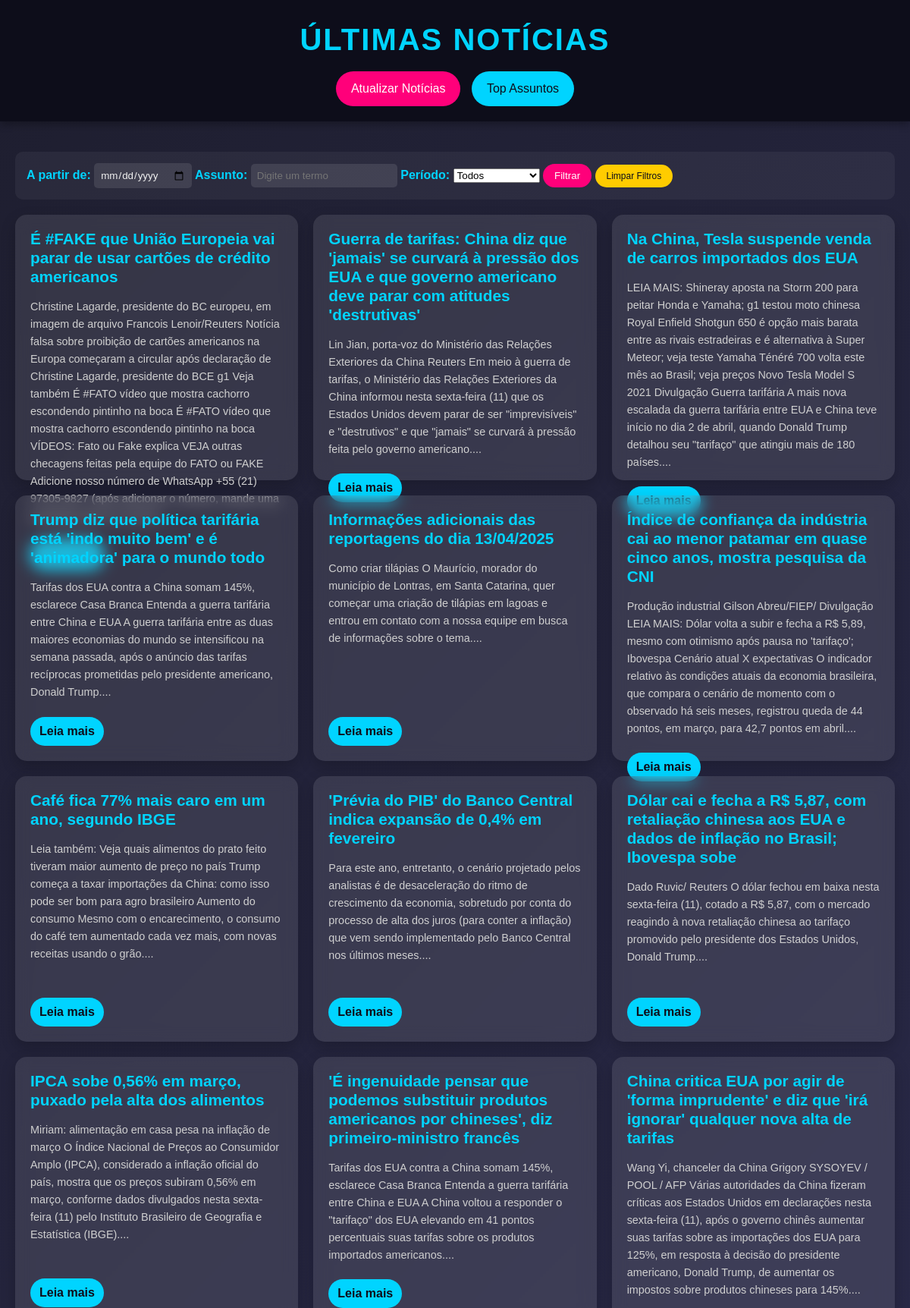
/?page=3 (upper part), run on the app's committed database.
### app/models.py (models this page shows)
class Noticia(db.Model):
    __tablename__ = 'Noticia'
    id = db.Column(db.Integer, primary_key=True)
    titulo = db.Column(db.String(200), nullable=False)
    conteudo = db.Column(db.Text, nullable=False)
    url = db.Column(db.String(500), unique=True, nullable=False)
    data_publicacao = db.Column(db.DateTime, nullable=False)
    resumo = db.Column(db.Text)

### app/routes.py (the view)
@bp.route('/', methods=['GET'])
def index():
    data_filtro = request.args.get('data', None)
    assunto_filtro = request.args.get('assunto', None)
    periodo = request.args.get('periodo', None)
    page = request.args.get('page', default=1, type=int)  # Pega a página da URL
    noticias_paginadas = filtrar_noticias(data_filtro, assunto_filtro, periodo, page=page, per_page=15)
    return render_template('index.html', noticias=noticias_paginadas.items, pagination=noticias_paginadas)

### app/repository.py (called while the page is built, shortened)
def filtrar_noticias(data_filtro=None, assunto_filtro=None, periodo=None, page=1, per_page=10):
    query = Noticia.query
    if data_filtro:
        try:
            data = datetime.strptime(data_filtro, '%Y-%m-%d')
            query = query.filter(db.func.date(Noticia.data_publicacao) >= data.date())
        except ValueError:
            pass
    if periodo == 'semana':
        data_inicio = datetime.now() - timedelta(days=7)
        query = query.filter(Noticia.data_publicacao >= data_inicio)
    elif periodo == 'mes':
        data_inicio = datetime.now() - timedelta(days=30)
        query = query.filter(Noticia.data_publicacao >= data_inicio)
    return query.order_by(Noticia.data_publicacao.desc()).paginate(page=page, per_page=per_page)

### app/templates/index.html (shortened to what this page needs)
<!DOCTYPE html>
<html lang="pt-br">
<head>
    <link rel="stylesheet" href="{{ url_for('static', filename='styles.css') }}">
</head>
<body>
    <header>
        <h1>Últimas Notícias</h1>
        <a href="/atualizar" class="btn-atualizar">Atualizar Notícias</a>
        <a href="/dashboard" class="btn-dashboard">Top Assuntos</a>
    </header>
        <main>
        <section class="filtro-container">
            <form method="GET" action="/">
                <label for="data">A partir de:</label>
                <input type="date" id="data" name="data">
                <label for="assunto">Assunto:</label>
                <input type="text" id="assunto" name="assunto" placeholder="Digite um termo">
                <label for="periodo">Período:</label>
                <select id="periodo" name="periodo">
                    <option value="">Todos</option>
                </select>
                <button type="submit" class="btn-filtrar">Filtrar</button>
                <a href="/" class="btn-limpar">Limpar Filtros</a>
            </form>
        </section>
        <section class="noticias-container">
            {% for noticia in noticias %}
                <article class="noticia-card">
                    <h2>{{ noticia.titulo }}</h2>
                    <p>{{ noticia.resumo or noticia.conteudo[:200] }}...</p>
                    <a class="btn-leia-mais" href="{{ url_for('main.noticia_detalhe', id=noticia.id) }}">Leia mais</a>
                </article>
            {% endfor %}
        </section>
    </main>
</body>
</html>

### app/static/styles.css (style rules this page uses)
* { margin: 0; padding: 0; box-sizing: border-box; font-family: 'Arial', sans-serif; }
body { background: linear-gradient(135deg, #1e1e2f 0%, #2a2a4a 100%); color: #f0f0f0; line-height: 1.6; min-height: 100vh; display: flex; flex-direction: column; }
header { background: #0d0d1a; padding: 20px; text-align: center; box-shadow: 0 4px 10px rgba(0, 0, 0, 0.3); }
header h1 { font-size: 2.5em; color: #00d4ff; text-transform: uppercase; letter-spacing: 2px; }
.btn-atualizar, .btn-voltar { display: inline-block; margin-top: 10px; padding: 10px 20px; background: #ff007a; color: #fff; text-decoration: none; border-radius: 25px; transition: transform 0.3s, background 0.3s; }
main { flex: 1; padding: 20px; }
.filtro-container { max-width: 1200px; margin: 20px auto; padding: 15px; background: rgba(255, 255, 255, 0.05); border-radius: 10px; display: flex; gap: 15px; align-items: center; }
.filtro-container label { color: #00d4ff; font-weight: bold; }
.filtro-container input { padding: 8px; border: none; border-radius: 5px; background: rgba(255, 255, 255, 0.1); color: #f0f0f0; }
.btn-filtrar { padding: 8px 15px; background: #ff007a; color: #fff; border: none; border-radius: 20px; cursor: pointer; transition: background 0.3s; }
.btn-limpar { font-size: 12px; padding: 8px 15px; background: #ffcc00; color: #0d0d1a; text-decoration: none; border-radius: 20px; transition: background 0.3s; }
.noticias-container { max-width: 1200px; margin: 0 auto; display: grid; grid-template-columns: repeat(auto-fit, minmax(300px, 1fr)); gap: 20px; }
.noticia-card { background: rgba(255, 255, 255, 0.1); border-radius: 15px; padding: 20px; backdrop-filter: blur(10px); box-shadow: 0 8px 20px rgba(0, 0, 0, 0.2); transition: transform 0.3s, box-shadow 0.3s; height: 350px; display: flex; flex-direction: column; gap: 10px; }
.noticia-card h2 { font-size: 1.3em; color: #00d4ff; margin-bottom: 5px; line-height: 1.2; }
.noticia-card p { font-size: 0.9em; color: #d0d0d0; margin-bottom: 10px; flex-grow: 1; }
.btn-leia-mais { display: inline-block; padding: 6px 12px; background: #00d4ff; color: #0d0d1a; text-decoration: none; border-radius: 20px; font-weight: bold; transition: background 0.3s; align-self: flex-start; }
.btn-dashboard { display: inline-block; margin-top: 10px; margin-left: 10px; padding: 10px 20px; background: #00d4ff; color: #0d0d1a; text-decoration: none; border-radius: 25px; transition: background 0.3s; }

### data on the page
Noticia: titulo "É #FAKE que União Europeia vai parar de usar cartões de crédito americanos", resumo "Christine Lagarde, presidente do BC europeu, em imagem de arquivo Francois Lenoir/Reuters Notícia falsa sobre proibição de cartões americanos na Europa começaram a circular após declaração de Christine Lagarde, presidente do BCE g1 Veja também É #FATO vídeo que mostra cachorro escondendo pintinho na boca É #FATO vídeo que mostra cachorro escondendo pintinho na boca VÍDEOS: Fato ou Fake explica VEJA outras checagens feitas pela equipe do FATO ou FAKE Adicione nosso número de WhatsApp +55 (21) 97305-9827 (após adicionar o número, mande uma saudação para ser inscrito."
Noticia: titulo "Guerra de tarifas: China diz que 'jamais' se curvará à pressão dos EUA e que governo americano deve parar com atitudes 'destrutivas'", resumo "Lin Jian, porta-voz do Ministério das Relações Exteriores da China Reuters Em meio à guerra de tarifas, o Ministério das Relações Exteriores da China informou nesta sexta-feira (11) que os Estados Unidos devem parar de ser \"imprevisíveis\" e \"destrutivos\" e que \"jamais\" se curvará à pressão feita pelo governo americano."
Noticia: titulo "Na China, Tesla suspende venda de carros importados dos EUA", resumo "LEIA MAIS: Shineray aposta na Storm 200 para peitar Honda e Yamaha; g1 testou moto chinesa Royal Enfield Shotgun 650 é opção mais barata entre as rivais estradeiras e é alternativa à Super Meteor; veja teste Yamaha Ténéré 700 volta este mês ao Brasil; veja preços Novo Tesla Model S 2021 Divulgação Guerra tarifária A mais nova escalada da guerra tarifária entre EUA e China teve início no dia 2 de abril, quando Donald Trump detalhou seu \"tarifaço\" que atingiu mais de 180 países."
Noticia: titulo "Trump diz que política tarifária está 'indo muito bem' e é 'animadora' para o mundo todo", resumo "Tarifas dos EUA contra a China somam 145%, esclarece Casa Branca Entenda a guerra tarifária entre China e EUA A guerra tarifária entre as duas maiores economias do mundo se intensificou na semana passada, após o anúncio das tarifas recíprocas prometidas pelo presidente americano, Donald Trump."
Noticia: titulo "Informações adicionais das reportagens do dia 13/04/2025", resumo "Como criar tilápias O Maurício, morador do município de Lontras, em Santa Catarina, quer começar uma criação de tilápias em lagoas e entrou em contato com a nossa equipe em busca de informações sobre o tema."
Noticia: titulo "Índice de confiança da indústria cai ao menor patamar em quase cinco anos, mostra pesquisa da CNI", resumo "Produção industrial Gilson Abreu/FIEP/ Divulgação LEIA MAIS: Dólar volta a subir e fecha a R$ 5,89, mesmo com otimismo após pausa no 'tarifaço'; Ibovespa Cenário atual X expectativas O indicador relativo às condições atuais da economia brasileira, que compara o cenário de momento com o observado há seis meses, registrou queda de 44 pontos, em março, para 42,7 pontos em abril."
Noticia: titulo "Café fica 77% mais caro em um ano, segundo IBGE", resumo "Leia também: Veja quais alimentos do prato feito tiveram maior aumento de preço no país Trump começa a taxar importações da China: como isso pode ser bom para agro brasileiro Aumento do consumo Mesmo com o encarecimento, o consumo do café tem aumentado cada vez mais, com novas receitas usando o grão."
Noticia: titulo "'Prévia do PIB' do Banco Central indica expansão de 0,4% em fevereiro", resumo "Para este ano, entretanto, o cenário projetado pelos analistas é de desaceleração do ritmo de crescimento da economia, sobretudo por conta do processo de alta dos juros (para conter a inflação) que vem sendo implementado pelo Banco Central nos últimos meses."
Noticia: titulo "Dólar cai e fecha a R$ 5,87, com retaliação chinesa aos EUA e dados de inflação no Brasil; Ibovespa sobe", resumo "Dado Ruvic/ Reuters O dólar fechou em baixa nesta sexta-feira (11), cotado a R$ 5,87, com o mercado reagindo à nova retaliação chinesa ao tarifaço promovido pelo presidente dos Estados Unidos, Donald Trump."
Noticia: titulo "IPCA sobe 0,56% em março, puxado pela alta dos alimentos", resumo "Miriam: alimentação em casa pesa na inflação de março O Índice Nacional de Preços ao Consumidor Amplo (IPCA), considerado a inflação oficial do país, mostra que os preços subiram 0,56% em março, conforme dados divulgados nesta sexta-feira (11) pelo Instituto Brasileiro de Geografia e Estatística (IBGE)."
Noticia: titulo "'É ingenuidade pensar que podemos substituir produtos americanos por chineses', diz primeiro-ministro francês", resumo "Tarifas dos EUA contra a China somam 145%, esclarece Casa Branca Entenda a guerra tarifária entre China e EUA A China voltou a responder o \"tarifaço\" dos EUA elevando em 41 pontos percentuais suas tarifas sobre os produtos importados americanos."
Noticia: titulo "China critica EUA por agir de 'forma imprudente' e diz que 'irá ignorar' qualquer nova alta de tarifas", resumo "Wang Yi, chanceler da China Grigory SYSOYEV / POOL / AFP Várias autoridades da China fizeram críticas aos Estados Unidos em declarações nesta sexta-feira (11), após o governo chinês aumentar suas tarifas sobre as importações dos EUA para 125%, em resposta à decisão do presidente americano, Donald Trump, de aumentar os impostos sobre produtos chineses para 145%."
